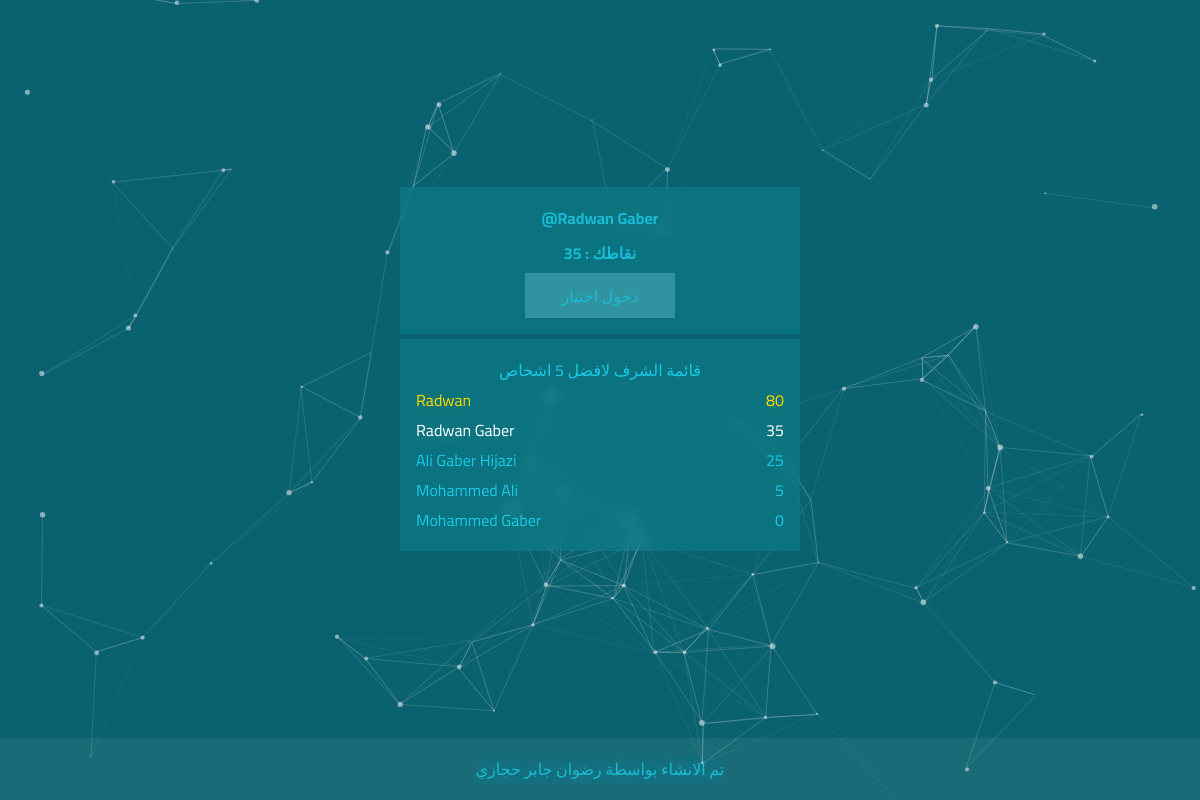
Screenshot of / (signed in) with the database file from the repository.
### app/models.py (models this page shows, shortened)
class LeaderboardModel (models.Model) :
    user = models.ForeignKey(User,on_delete=models.CASCADE)
    points = models.IntegerField(default=0)

### app/views.py (the view)
# urls.py: path('',views.profile,name='profile'),
@login_required
def profile (request)  :
    leaders = LeaderboardModel.objects.order_by('-points')[:5]
    points = LeaderboardModel.objects.get(user=request.user)
    return render(request,'profile.html',{'leaders':leaders,'points':points.points})

### templates/profile.html (shortened to what this page needs)
{% load static %}
<!DOCTYPE html>
<html lang="en">
<head>
    <link rel="stylesheet" href="{% static 'css/profile.css' %}">
</head>
<body>
    <div id="particles-js"></div>
    <div class="container">
        <div class="up">
            <p>@{{user.first_name}}</p>
            <p>نقاطك : {{points}}</p>
            <a href="{% url 'exam' %}">دخول اختبار</a>
        </div>
        <div class="down">
            <p>قائمة الشرف لافضل 5 اشخاص</p>
            {% for leader in leaders %}
                {% if leader.user == user %}
                    <div class="user-list me">
                        <p>{{ leader.user.first_name }}</p>
                        <p>{{ leader.points }}</p>
                    </div>
                {% else %}
                    <div class="user-list">
                        <p>{{ leader.user.first_name }}</p>
                        <p>{{ leader.points }}</p>
                    </div>
                {% endif %}
            {% endfor %}
        </div>
    </div>
    <footer>
        <p>تم الانشاء بواسطة رضوان جابر حجازي</p>
    </footer>
</body>
</html>

### static/css/profile.css (style rules this page uses)
:root { --var-font: 'Cairo', sans-serif; --text-color:#19BBD5; --input-text-color:#1BC9E6; --input-bg-color:#BAEAF2; --accpet-btn-color:#A8EE6B; }
* { padding: 0; margin: 0; box-sizing: border-box; overflow: hidden; }
body { width: 100%; height: 100vh; display: flex; flex-direction: column; position: relative; background-color: #0a616f; }
.container, footer { display: flex; justify-content: center; align-items: center; font-family: var(--var-font); z-index: 2; }
.container { flex: 6; flex-direction: column; gap: 5px; }
footer { flex: 0.5; color: var(--text-color); background-color: #f9f9f910; }
footer p { text-shadow: 0px 2px 21px #19BBD5; background-color: transparent; }
.container .up , .container .down { width: 400px; background-color: #10D8D827; display: flex; flex-direction: column; justify-content: center; backdrop-filter: blur(7px); align-items: center; padding: 1rem; gap: 5px; }
.container .down { display: block; }
.container .down > p { text-align: center; }
.container .up p { color: var(--text-color); font-weight: bold; font-family: var(--var-font); }
.container .up a { width: 150px; height: 45px; display: flex; justify-content: center; align-items: center; text-decoration: none; color: #19BBD5; background-color: #7DD8E753; }
.container .down p { color: var(--input-text-color); }
.container .down .user-list { display: flex; flex-direction: row; justify-content: space-between; width: 100%; }
.container .down .user-list:nth-child(2) p { color: gold; text-shadow: 0px 2px 21px #ffd70050; }
.container .down .user-list.me p { color: #fff; text-shadow: 0px 2px 21px #ffffff50; }
.container .down { overflow-y: auto; }
#particles-js { position: absolute; top: 0; left: 0; width: 100%; height: 100%; z-index: 1; }

### rows the page displays
LeaderboardModel: user.first_name "Radwan", points "80"
LeaderboardModel: user.first_name "Radwan Gaber", points "35"
LeaderboardModel: user.first_name "Ali Gaber Hijazi", points "25"
LeaderboardModel: user.first_name "Mohammed Ali", points "5"
LeaderboardModel: user.first_name "Mohammed Gaber", points "0"

### other values shown
{{ user.first_name }} "Radwan Gaber"
{{ points }} "35"
